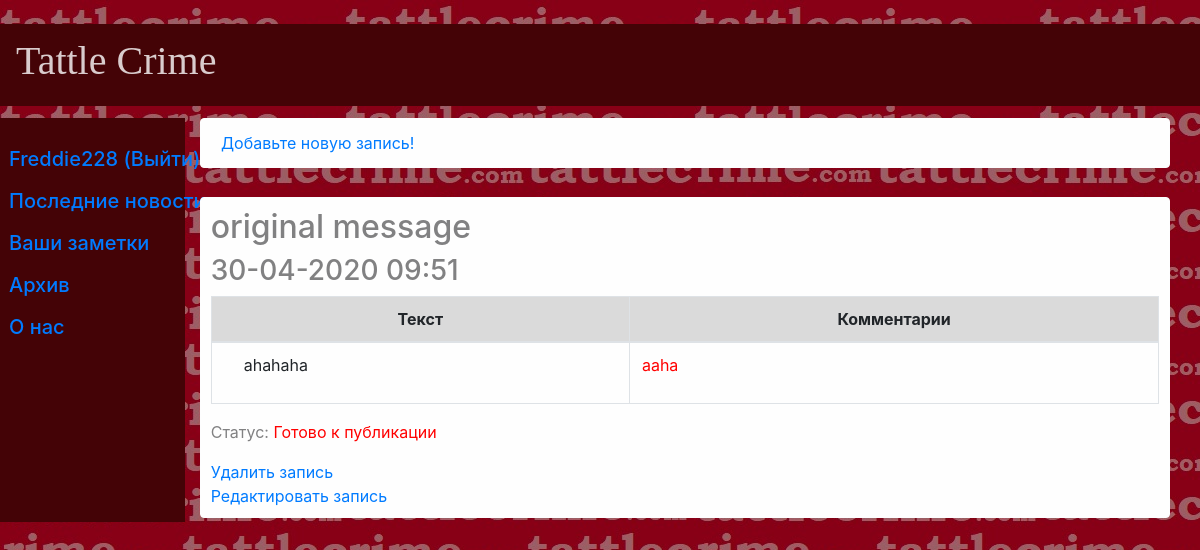
Before: /index (signed in) with the older database file.
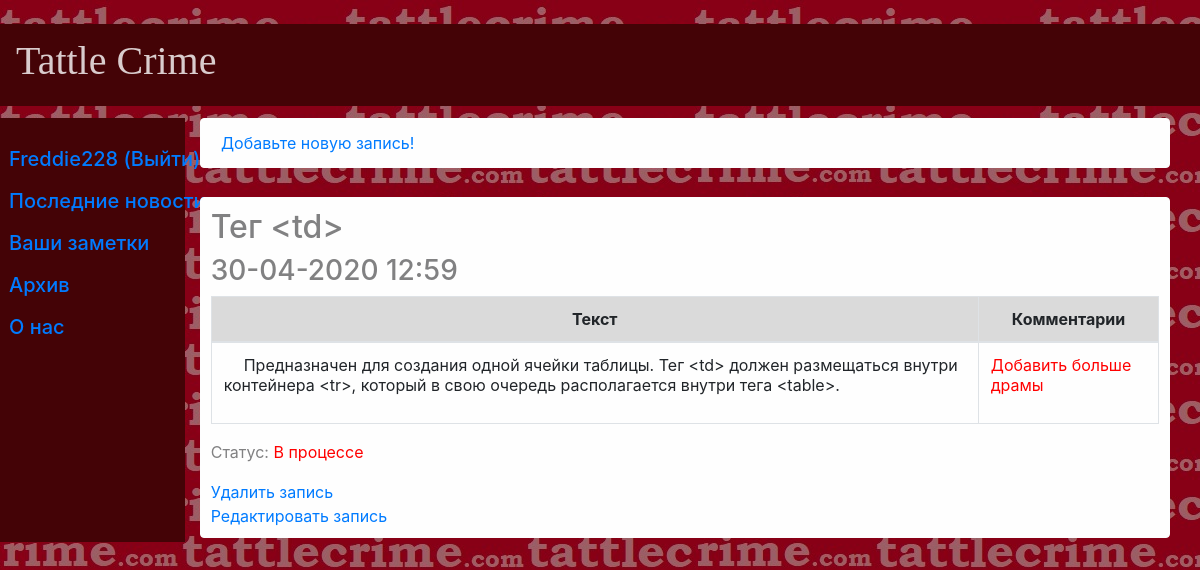
After: the same page with the newer database file.
### tables this page shows
CREATE TABLE news (id INTEGER PRIMARY KEY AUTOINCREMENT, pub_time DATETIME (100), title TEXT (500), news_text TEXT (2000), comments TEXT (1000), status VARCHAR (1000), user_id INTEGER);

### fUCK.py (the view)
@app.route('/')
@app.route('/index')
def index():
    if 'username' not in session:
        return redirect('/login')
    news = NewsModel(db.get_connection()).get_all(session['user_id'])
    return render_template('index.html', username=session['username'],
                           news=news)

### db.py (called while the page is built)
    def get_connection(self):
        return self.conn

    def get_all(self, user_id=None):
        cursor = self.connection.cursor()
        if user_id:
            cursor.execute("SELECT * FROM news WHERE user_id = ? ORDER BY pub_time DESC",
                           (str(user_id),))
        else:
            cursor.execute("SELECT * FROM news")
        rows = cursor.fetchall()
        return rows

### templates/index.html
﻿{% extends "base.html" %}
{% block content %}
<div class="alert alert-light" role="alert">
<a href="/add_news">Добавьте новую запись!</a>
</div>
{% for item in news %}
    <div class="alert alert-light" role="alert" style="padding:1%; margin-top:3%;">
	<h2>{{item[2]}}</h2>
	<h3>{{item[1]}}</h3>
	<table class="table table-bordered" style="width: 100%">
		<thead>
			<tr class="table-active">
				<th scope="col" style="text-align: center;">Текст</th>
				<th scope="col" style="text-align: center;">Комментарии</th>
			</tr>
		</thead>
		<tbody>
			<tr>
				<td>
					<p style="text-indent: 20px;">{{ item[3] }}</p>
				</td>
				<td>
					<p style="color: red;">{{ item[4] }}</p>
				</td>
			</tr>
		</tbody>
	</table>
	<p>
		Статус: <a style="color: red">{{ item[5] }}</a>
	</p>
	<a href="/delete_news/{{item[0]}}">Удалить запись</a><br>
	<a href="/update_news/{{item[0]}}">Редактировать запись</a>
	</div>
{% endfor %}
{% endblock %}

### templates/base.html (shortened to what this page needs)
﻿<!doctype html>
<html lang="ru">
<head>
    <link rel="stylesheet" href="https://maxcdn.bootstrapcdn.com/bootstrap/4.0.0/css/bootstrap.min.css">
</head>
  <body style="background-image: url(/static/img/banner.jpg);">
    <header>
      <nav class="navbar navbar-expand-sm navbar-custom">
          <h1><a class="navbar-brand" href="/recepies">Tattle Crime</a></h1>
      </nav>
    </header>
    <main role="main" class="container" style="margin: 0px; margin-top: 1%; padding: 0px;">
        {% if "username" in session %}
        <div class="row" style="position:absolute; width: 100%;">
            <div class="col-md-2" style="background-color: #440306; margin-bottom: 1%; padding: 2%;">
                    <h1><a class="navbar-brand" href="/logout">{{session['username']}} (Выйти)</a></h1>
                    <h1><a class="navbar-brand" href="/crimes">Последние новости</a></h1>
                    <h1><a class="navbar-brand" href="/index">Ваши заметки</a></h1>
                    <h1><a class="navbar-brand" href="/archive">Архив</a></h1>
                    <h1><a class="navbar-brand" href="/info">О нас</a></h1>
            </div>
        {% endif %}
            <div class="col-md-10">
                {% block content %}{% endblock %}
            </div>
        </div>
    </main>
  </body>
</html>

### templates/base.html (style rules this page uses)
.navbar-custom { background-color: #440306; }
.navbar-custom .navbar-brand, .navbar-custom .navbar-text { color: rgba(255,255,255,.8); font-size: 100% !important; font-family: "Times New Roman", Times, serif !important; }

Changed rows visible on the page:
removed news: title "original message", pub_time "30-04-2020 09:51", news_text "ahahaha", comments "aaha", status "Готово к публикации"
added news: title "Тег <td>", pub_time "30-04-2020 12:59", news_text "Предназначен для создания одной ячейки таблицы. Тег <td> должен размещаться внутри контейнера <tr>, который в свою очередь располагается внутри тега <table>.", comments "Добавить больше драмы", status "В процессе"
